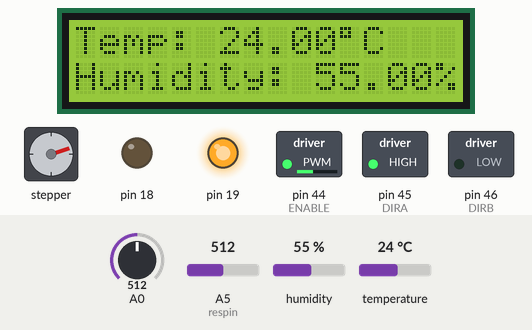
Simulated run of this sketch. Board: Arduino Mega 2560, built with avr-gcc and run on an emulated ATmega2560. Shown: 16×2 character LCD, stepper motor, switched loads named in the sketch (green lamp = pin HIGH), output pins drawn as LEDs (lit = HIGH). Inputs (shaded band) come from the test bench; at power-on: temperature 24 °C, A0 = 512, humidity 55 %, A5 (respin) = 512. Stepper angles assume 100 steps per turn; pins used as bus, display or sensor lines are not drawn; what the sketch prints to the serial monitor is not drawn.

Above: at 6.9 s.
7.0 s: temperature set to 11 °C
At 12.4 s:
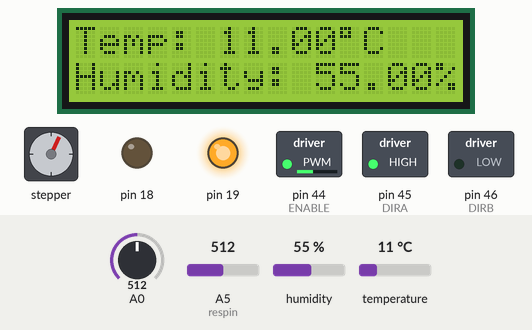
12.9 s: temperature set to 8 °C
At 14.8 s:
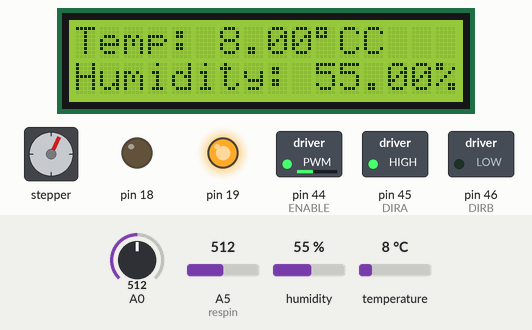
15.5 s: A0 set to 490
At 16.7 s:
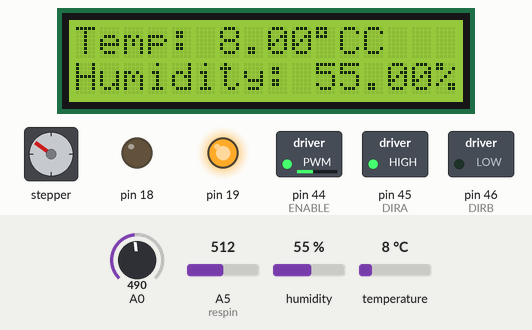
18.1 s: A0 set to 510
At 18.5 s:
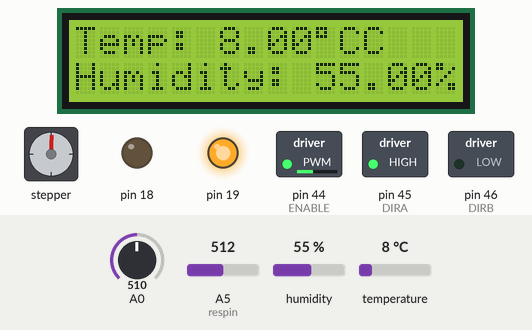
20.7 s: humidity set to 22 %
At 22.5 s:
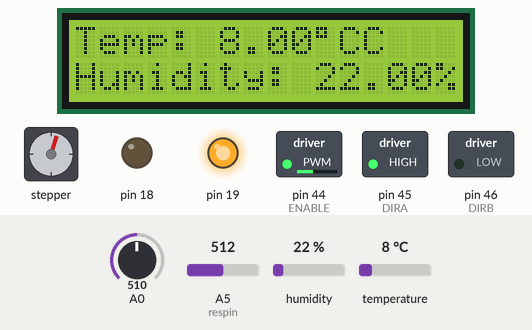
23.3 s: A5 (respin) set to 485
Timing chart, 0 to 26.3 s (numbered marks = the images above; inputs shaded):
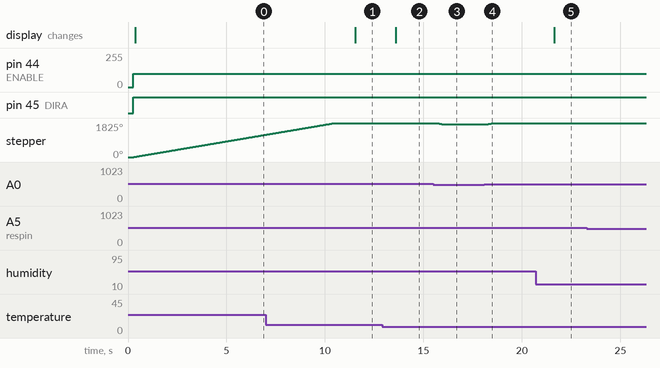

The sketch:

sketch_apr14a_copy.ino
```cpp
// GROUP 5
// CPE 301.1001
// Semester Project
/* NOTES:
DHT Library is: DHTlib by Rob Tillaart */


#include <dht.h>
#include <LiquidCrystal.h>
#include <Stepper.h>
#include <TimeLib.h>
#include <DS1307RTC.h>

/*---- Preprocessor Directives ----*/
// LCD
#define DHT11_PIN 10
#define DHT11_PWR 9
#define DHT11_GND 8

// MOTOR
#define ENABLE 44
#define DIRA 45
#define DIRB 46

//STEPPER
#define STEPS 100

// DS1307RTC
#define DS1307RTC_GND 18
#define DS1307RTC_PWR 19

/*---- Declarations ----*/
//Analog Stuff
volatile unsigned char* my_ADMUX = (unsigned char *)0x7C;
volatile unsigned char* my_ADCSRB = (unsigned char *)0x7B;
volatile unsigned char* my_ADCSRA = (unsigned char *)0x7A;
volatile unsigned int* my_ADC_DATA = (unsigned int *)0x78;

//STEPPER
Stepper stepper(STEPS, 54,55,56,57);
int previous = 5;

// LCD Constructor
LiquidCrystal lcd(12, 11, 5, 4, 3, 2);

// DHT Declaration
dht DHT;

// WATER LEVEL SENSOR Values
int resval = 0;  // holds the value
int respin = A5; // sensor pin used


/*---- Functions ----*/
void setup(){
  // setup the ADC
  adc_init();

  // LCD
  lcd.begin(16, 2);

  // Motor
  pinMode(ENABLE,OUTPUT);
  pinMode(DIRA,OUTPUT);
  pinMode(DIRB,OUTPUT);

  // DHT
  pinMode(DHT11_GND, OUTPUT);
  pinMode(DHT11_PWR, OUTPUT);
  digitalWrite(DHT11_GND, LOW);
  digitalWrite(DHT11_PWR, HIGH);

  // Stepper Setup
  stepper.setSpeed(30);

  // DS1307RTC
  //set up pins to power the DS1307 module from the Arduino pins (20mA max)
  pinMode(18, OUTPUT);
  pinMode(19, OUTPUT);
  digitalWrite(18, LOW);
  digitalWrite(19, HIGH);

  Serial.begin(9600);

  // DS1307RTC Output
  while (!Serial) ; // wait for serial
  delay(200);
  Serial.println("DS1307RTC Read Test");
  Serial.println("-------------------");
}

void loop(){
  // MOTOR
//  digitalWrite(DIRA,HIGH); //one way
//  digitalWrite(DIRB,LOW);
//  analogWrite(ENABLE,100); //enable on
//  //delay(200);
  motor();

  // LCD / TEMP / HUMIDITY Output
  temp();

  // WATER LEVEL SENSOR
  /* The resistance value is inversely proportional to the water level.
  As a result, the resistance value should be divided by 1000, since the max value is ~1024. */
  resval = analogRead(respin);
  Serial.print(resval);
  if (resval<=100){
    Serial.println("Water Level: High");
  }
  else if (resval>100 && resval<=500){
    Serial.println("Water Level: Medium");
  }
  else if (resval>500 && resval<=1000){
    Serial.println("Water Level: Low");
  }
  else if (resval > 1000){
    Serial.println("Water Level: Empty");
  }

  // Stepper Motor
  // get the sensor value
  // int val = analogRead(0);
  int val = adc_read(0);

  // move a number of steps equal to the change in the
  // sensor reading
  stepper.step(val - previous);

  // remember the previous value of the sensor
  previous = val;


  // DS1307RTC
    tmElements_t tm;
//
//  if (RTC.read(tm)) {
//    Serial.print("Ok, Time = ");
//    print2digits(tm.Hour);
//    Serial.write(':');
//    print2digits(tm.Minute);
//    Serial.write(':');
//    print2digits(tm.Second);
//    Serial.print(", Date (D/M/Y) = ");
//    Serial.print(tm.Day);
//    Serial.write('/');
//    Serial.print(tm.Month);
//    Serial.write('/');
//    Serial.print(tmYearToCalendar(tm.Year));
//    Serial.println();
//  } else {
//    if (RTC.chipPresent()) {
//      Serial.println("The DS1307 is stopped.  Please run the SetTime");
//      Serial.println("example to initialize the time and begin running.");
//      Serial.println();
//    } else {
//      Serial.println("DS1307 read error!  Please check the circuitry.");
//      Serial.println();
//    }
//    delay(9000);
//  }

  delay(1000);

}


void print2digits(int number) {
  if (number >= 0 && number < 10) {
    Serial.write('0');
  }
  Serial.print(number);
}

// Device Functions
void motor(){
  digitalWrite(DIRA,HIGH); //one way
  digitalWrite(DIRB,LOW);
  analogWrite(ENABLE,100); //enable on
}

void temp(){
  // LCD / TEMP / HUMIDITY Output
  int chk = DHT.read11(DHT11_PIN);
  lcd.setCursor(0,0);
  lcd.print("Temp: ");
  lcd.print(DHT.temperature);
  lcd.print((char)223);
  lcd.print("C");
  lcd.setCursor(0,1);
  lcd.print("Humidity: ");
  lcd.print(DHT.humidity);
  lcd.print("%");

//  Serial.print("Temp: ");
//  Serial.print(DHT.temperature);
}


// Analog Functions
void adc_init()
{
  // set up the A register
  *my_ADCSRA |= 0b10000000; // set bit   7 to 1 to enable the ADC
  *my_ADCSRA &= 0b11011111; // clear bit 5 to 0 to disable the ADC trigger mode
  *my_ADCSRA &= 0b11110111; // clear bit 3 to 0 to disable the ADC interrupt
  *my_ADCSRA &= 0b11111000; // clear bit 2-0 to 0 to set prescaler selection to slow reading

  // set up the B register
  *my_ADCSRB &= 0b11110111; // clear bit 3 to 0 to reset the channel and gain bits
  *my_ADCSRB &= 0b11111000; // clear bit 2-0 to 0 to set free running mode

  // set up the MUX Register
  *my_ADMUX  &= 0b01111111; // clear bit 7 to 0 for AVCC analog reference
  *my_ADMUX  |= 0b01000000; // set bit   6 to 1 for AVCC analog reference
  *my_ADMUX  &= 0b11011111; // clear bit 5 to 0 for right adjust result
  *my_ADMUX  &= 0b11100000; // clear bit 4-0 to 0 to reset the channel and gain bits
}

unsigned int adc_read(unsigned char adc_channel_num)
{
  // reset the channel and gain bits
  *my_ADMUX  &= 0b11100000; //Resetting Admux 0-4

  // clear the channel selection bits
  *my_ADCSRB &= 0b11110111;

  // set the channel number
  if(adc_channel_num > 7)
  {
    // set the channel selection bits, but remove the most significant bit (bit 3)
    adc_channel_num -= 8;

    // set MUX bit
    *my_ADCSRB |= 0b00001000;
  }

  // set the channel selection bits
  *my_ADMUX  += adc_channel_num;

  // set bit ?? of ADCSRA to 1 to start a conversion
  *my_ADCSRA |= 0x40; //Register bit 6 in ADCSRA is the bit that starts a conversion

  // wait for the conversion to complete
  while((*my_ADCSRA & 0x40) != 0); //ADIF is a register in ADCSRA that is basically an interrupt flag

  // return the result in the ADC data register
  return *my_ADC_DATA;
}
```

Measured:
- the behaviour switches between 10 and 9 °C on temperature (found by bisection; images 1 and 2)
- after the input at 7.0 s, the display: changes after 4.5 s (image 1)
- after the input at 12.9 s, the display: changes after 0.70 s (image 2)
- after the input at 15.5 s, stepper: turns 79° counter-clockwise in 0.42 s, starting after 0.15 s
- after the input at 18.1 s, stepper: turns 72° clockwise in 0.38 s, starting after 0.05 s
- after the input at 20.7 s, the display: changes after 0.94 s (image 5)
- after the input at 23.3 s, every drawn part: stays the same
- by itself, stepper: keeps turning clockwise at about 179°/s
